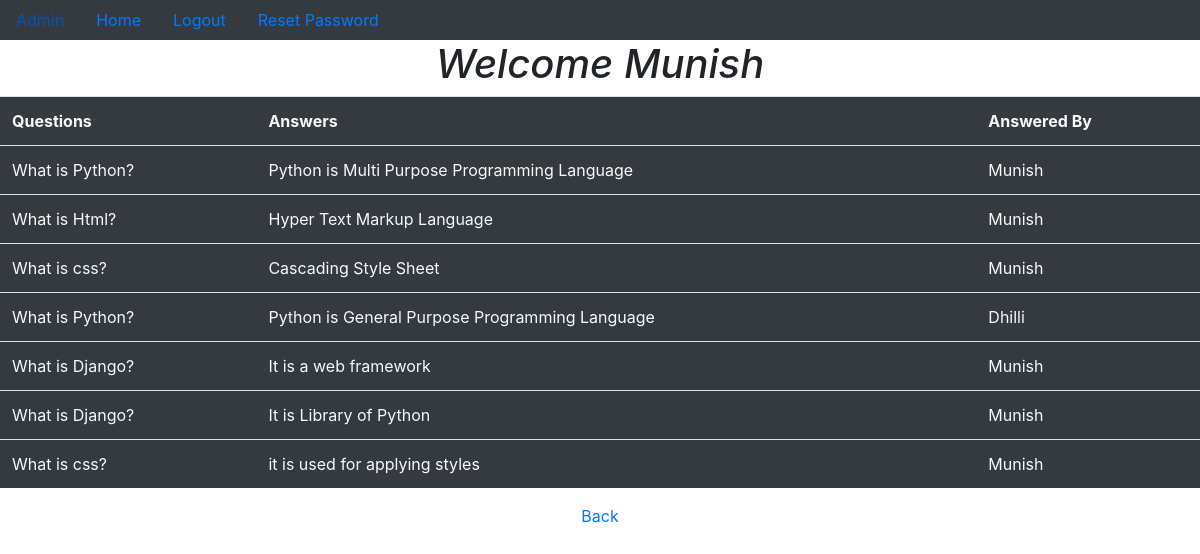
Screenshot of /display_answers/ (signed in) with the database file from the repository.
### app/models.py (models this page shows, shortened)
class Answer(models.Model):
    username=models.ForeignKey(User, on_delete=models.CASCADE)
    question=models.ForeignKey(Question, on_delete=models.CASCADE)
    answer=models.CharField(max_length=100)

class Question(models.Model):
    S_No=models.IntegerField(primary_key=True)
    username=models.ForeignKey(User, on_delete=models.CASCADE)
    question=models.TextField()
    def __str__(self) -> str:
        return self.question

### app/views.py (the view)
# urls.py: path('display_answers/', display_answers, name='display_answers'),
@login_required
def display_answers(request):
    if request.session.get('username'):
        username=request.session.get('username')
        Questions=Question.objects.all()
        Answers=Answer.objects.all()
        d={'username':username, 'Questions':Questions, 'Answers':Answers}
        return render(request, 'display_answers.html', d)

### templates/display_answers.html (shortened to what this page needs)
{% extends 'dummy.html' %}
{% block body_block %}
{% if username %}
<h1 class="font-italic">Welcome {{username}}</h1>
    <table class="table table-hover bg-dark">
        <tr class="text-light">
            <th>Questions</th>
            <th>Answers</th>
            <th>Answered By</th>
        </tr>
        {% for ao in Answers %}
        <tr class="text-light">
            <td>{{ao.question}}</td>
            <td>{{ao.answer}}</td>
            <td>{{ao.username}}</td>
        </tr>
        {% endfor %}
    </table>
    <a href="{% url 'display_questions' %}">Back</a>
{% endif %}
{% endblock %}

### rows the page displays
Answer: question "What is Python?", answer "Python is Multi Purpose Programming Language", username "Munish"
Answer: question "What is Html?", answer "Hyper Text Markup Language", username "Munish"
Answer: question "What is css?", answer "Cascading Style Sheet", username "Munish"
Answer: question "What is Python?", answer "Python is General Purpose Programming Language", username "Dhilli"
Answer: question "What is Django?", answer "It is a web framework", username "Munish"
Answer: question "What is Django?", answer "It is Library of Python", username "Munish"
Answer: question "What is css?", answer "it is used for applying styles", username "Munish"

### other values shown
{{ username }} "Munish"
